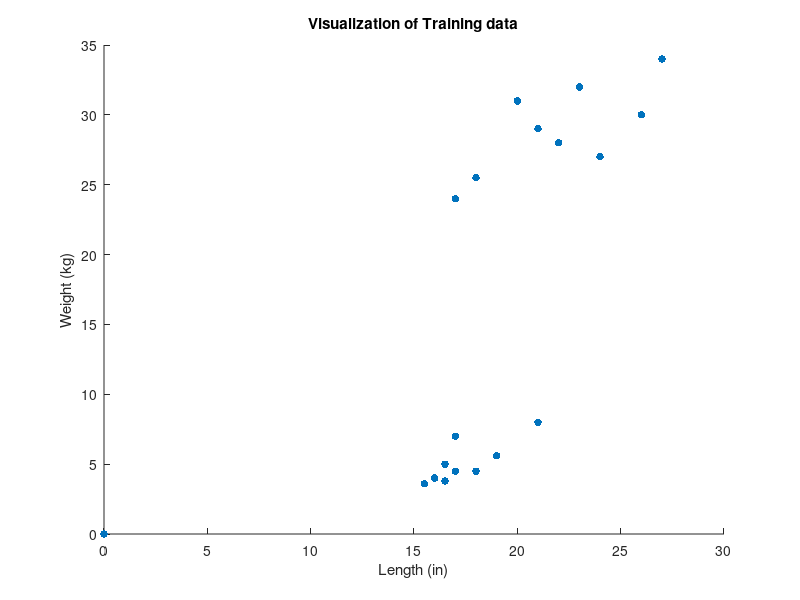

Write the MATLAB code that produced this figure. (Note: this script raises an error after producing the figure.)
% SVM Example for 'An Introduction to Support Vector Machines' 
% Author: Amin Abdi
% Date: 17/08/2020
%
% Binary classification of cats and dogs using parameters of weight and
% length.

%%

%import training dataset
tr_data = csvread('training_data(svm).csv');
%tr_data = svmdata;

%prepare data
x1 = tr_data(:,2); %column 2 - length
y1 = tr_data(:,1); %column 1 - weight 
sz = 30; %size of data plots

%plot the training data for visualization
figure
scatter(x1,y1,sz,'filled')
title('Visualization of Training data')
xlabel('Length (in)')
ylabel('Weight (kg)')


%%

%fit model

X = [x1,y1]; %predictors
Y = tr_data(:,3);

SVM = fitcsvm(X,Y, 'ClassNames', {'cats', 'dogs'});

%design hyperplane
w1 = (SVM.Alpha' * SVM.SupportVectors{:,1});
w2 = (SVM.Alpha' * SVM.SupportVectors{:,2});
bias = SVM.Bias;
a = -w1/w2; %gradient
b = -SVM.Bias/w2; %margin

h = a*X + b; %y=mx+c

%visualize SVM with decision boundary
figure
scatter(tr_data{:,2},tr_data{:,1},'bo','filled' );
hold on
plot(h,'g','MarkerSize',10);
hold on
xlim([0 8])
title('SVM classifier')
xlabel('Length (in)')
ylabel('Weight (kg)')
hold off

%%

%prediction of new data, only run after SVM is run. 

%read force sensor output
l = input('What is the length of the animal?');
%input weight of object
w = input('What is the weight of the animal?');


%predict new case
n_data = [w, l]; 
label = predict(SVM,n_data);
disp(label)
%%

%visualise to determine correct classification
figure 
scatter(tr_data(:,2),tr_data(:,1),'bo','filled');
hold on
plot(h,'g','MarkerSize',10);
hold on
scatter(n_data(:,2),n_data(:,1),'r','filled');
hold on
title('SVM classifier')
xlabel('Length (in)')
ylabel('Weight (kg)')
hold off



%%

clear all